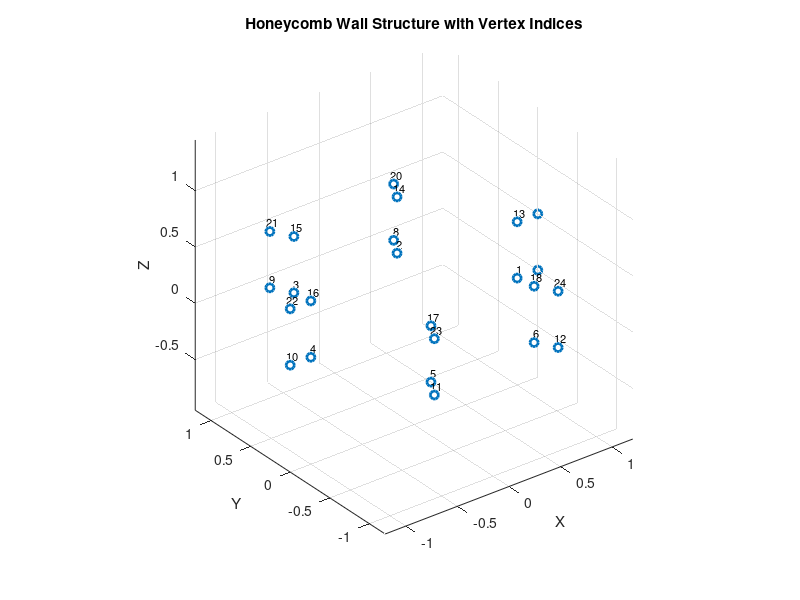
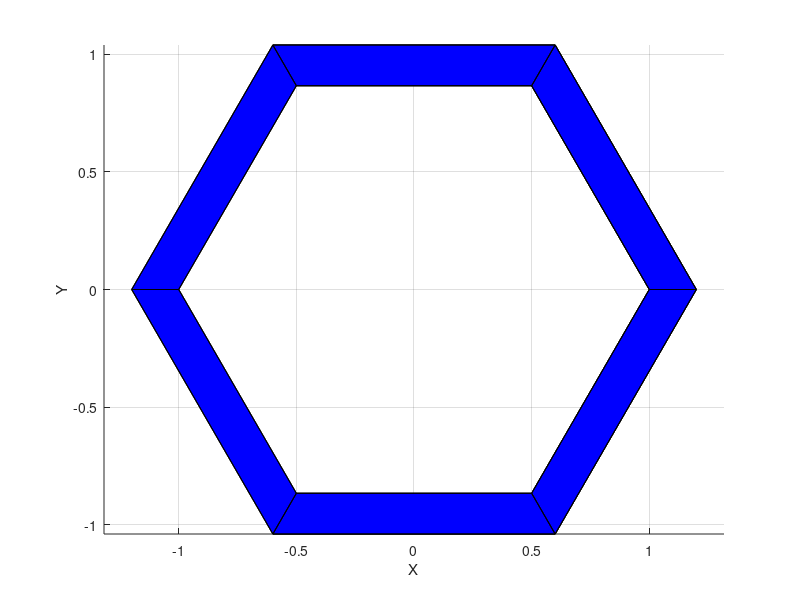

The MATLAB script that drew these images, in order: (Note: this script raises an error after producing the figures.)
clear;
close all;
fclose all;
clc;

%%
% Define parameters
h = 0.5; % Height of the walls
% Parameters for the hexagonal ring
r_inner = 1; % Inner radius
t = 0.2; % Wall thickness
r_outer = r_inner + t; % Outer radius
N = 6; % Number of sides

theta = linspace(0, 2*pi, N+1); % Angles for vertices
theta(end) = []; % Remove the duplicate end point

% Inner edge vertices
inner_x = r_inner * cos(theta);
inner_y = r_inner * sin(theta);

% Outer edge vertices
outer_x = r_outer * cos(theta);
outer_y = r_outer * sin(theta);

z_bottom = zeros(1, 2*N);
z_top    = h * ones(1, 2*N);

% Plotting the bottom and top frames of the hexagon
figure;
% Order: bottom inner, bottom outer, top inner, top outer
vertices = [inner_x, outer_x, inner_x, outer_x; ...
            inner_y, outer_y, inner_y, outer_y; ...
            z_bottom, z_top];

% Scatter plot for bottom and top frames
scatter3(vertices(1,:), vertices(2,:), vertices(3,:), 'LineWidth', 2);
% Annotating each point with its index number
numVertices = size(vertices, 2); % Total number of vertices
for idx = 1:numVertices
    % Adjust the position of the text for better visibility
    textOffset = 0.1; % Offset for text annotation to avoid overlapping with the point
    text(vertices(1,idx) + textOffset, vertices(2,idx) + textOffset, vertices(3,idx), num2str(idx), ...
        'FontSize', 8, 'HorizontalAlignment', 'center');
end

% Formatting the plot
xlabel('X');
ylabel('Y');
zlabel('Z');
title('Honeycomb Wall Structure with Vertex Indices');
axis equal;
grid on;
view(3); % 3D view
hold off;

%% 
% Combine vertices for 3D representation
% Side faces connect bottom and top vertices
% Each side face is defined by four vertices: [bottomInner, bottomOuter, topOuter, topInner]
% side faces
faces = nan(4, 24);
% The index here is the current point, and the value at that index is the next point
next_point_mapping = ...
    [2, 3, 4, 5, 6, 1, 8, 9, 10, 11, 12, 7 ...
    14, 15, 16, 17, 18, 13];
for i = 1:6 % inner and bottom
    next_point = next_point_mapping(i);
    faces(:, i) = [i next_point next_point+12 i+12];
    faces(:, i+12) = [i next_point next_point+6 i+6];
end
for i = 7:12 % outer
    next_point = next_point_mapping(i);
    faces(:, i) = [i next_point next_point+12 i+12];
end
for i = 13:18 % top
    next_point = next_point_mapping(i);
    faces(:, i+6) = [i next_point next_point+6 i+6];
end

% Plot
figure;
patch('Vertices', vertices.', 'Faces', faces.', 'FaceColor', 'b');
axis equal;
xlabel('X');
ylabel('Y');
zlabel('Z');
grid on;

%%
% vertices should be a 3-by-N matrix (N is the number of vertices)
% faces should be an M-by-4 matrix for quadrilaterals (M is the number of faces),
% or M-by-3 for triangular faces, specifying vertex indices

% Create a PDE model
model = createpde();

% Use geometryFromMesh to create the geometry from vertices and faces
gm = geometryFromMesh(model, vertices, faces);

% Assign the geometry to the model
model.Geometry = gm;

% Visualizing the geometry
figure;
pdeplot3D(model);
title('3D Visualization of Hexagonal Prism');
xlabel('X');
ylabel('Y');
zlabel('Z');
axis equal;